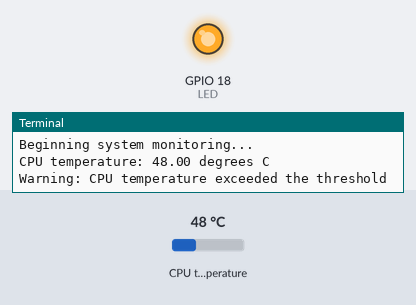
Recording of a program running on a simulated Raspberry Pi (BCM pin numbers). Parts: output pins drawn as LEDs (lit = HIGH), the last lines printed to the terminal. The test bench sets the inputs (shaded band); at power-on: CPU temperature 48 °C. At 25.0 s the program stops and its outputs stay as they are.

Above: at 1.2 s.
1.3 s: CPU temperature set to 31 °C
At 5.6 s:
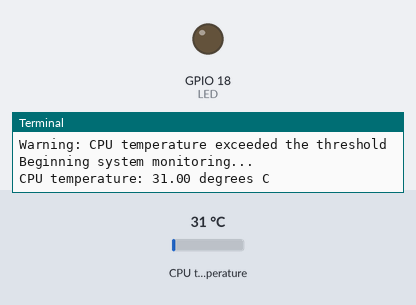
7.3 s: CPU temperature set to 43 °C
13.3 s: CPU temperature set to 46 °C
At 15.7 s:
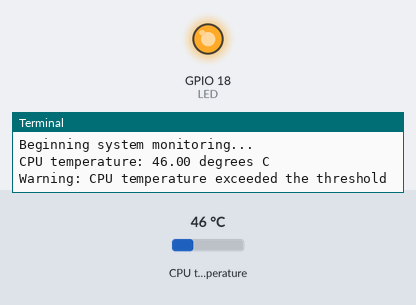
Timing chart, 0 to 26.5 s (numbered marks = the images above; inputs shaded):
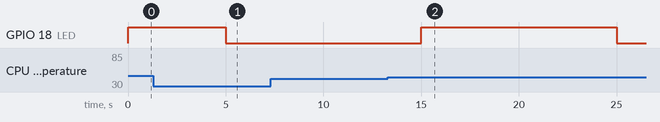

The program:

cpu_temp.py
```python
import time
import RPi.GPIO as GPIO
# Constants
LED = 18               # GPIO pin for LED (BCM numbering)
THRESHOLD = 44         # Temperature threshold in °C
INTERVAL = 5           # Time (in seconds) between readings
DURATION = 25          # Total monitoring time in seconds
# GPIO setup
GPIO.setmode(GPIO.BCM)          # Use BCM (GPIO) pin numbering
GPIO.setup(LED, GPIO.OUT)       # Set the LED pin as output
GPIO.output(LED, GPIO.LOW)      # Ensure that the LED is initially off
# Function to read CPU temperature
def get_temp():
    print("Beginning system monitoring...")
    try:
        with open("/sys/class/thermal/thermal_zone0/temp", "r") as f:
            temp_r = f.readline()                   # Read temperature value
            return float(temp_r) / 1000.0           # Convert to degrees Centigrade
    except FileNotFoundError:
        print("Error: Cannot retrieve temperature data")
        return None
# Main monitoring loop
try:
    for _ in range(DURATION // INTERVAL):
        temp = get_temp()
        if temp is not None:
            print(f"CPU temperature: {temp:.2f} degrees C")
            if temp > THRESHOLD:
                print("Warning: CPU temperature exceeded the threshold")
                GPIO.output(LED, GPIO.HIGH)         # Turn on the LED if temp exceeds threshold
            else:
                GPIO.output(LED, GPIO.LOW)          # Turn off the LED if below threshold
        else:
            print("Temperature check failure")
        time.sleep(INTERVAL)                        # Wait before the next check
        GPIO.output(LED, GPIO.LOW)                  # Turn off the LED between intervals
finally:
    GPIO.cleanup()                                  # Release GPIO resources
    print("GPIO cleaned up. Monitoring completed")
```

Measured:
- the behaviour switches between 44 and 45 °C on CPU temperature (found by bisection; images 1 and 2)
- after the input at 1.3 s, GPIO 18 (LED): HIGH → LOW after 3.7 s
- after the input at 13.3 s, GPIO 18 (LED): LOW → HIGH after 1.7 s, → LOW 10.0 s later
